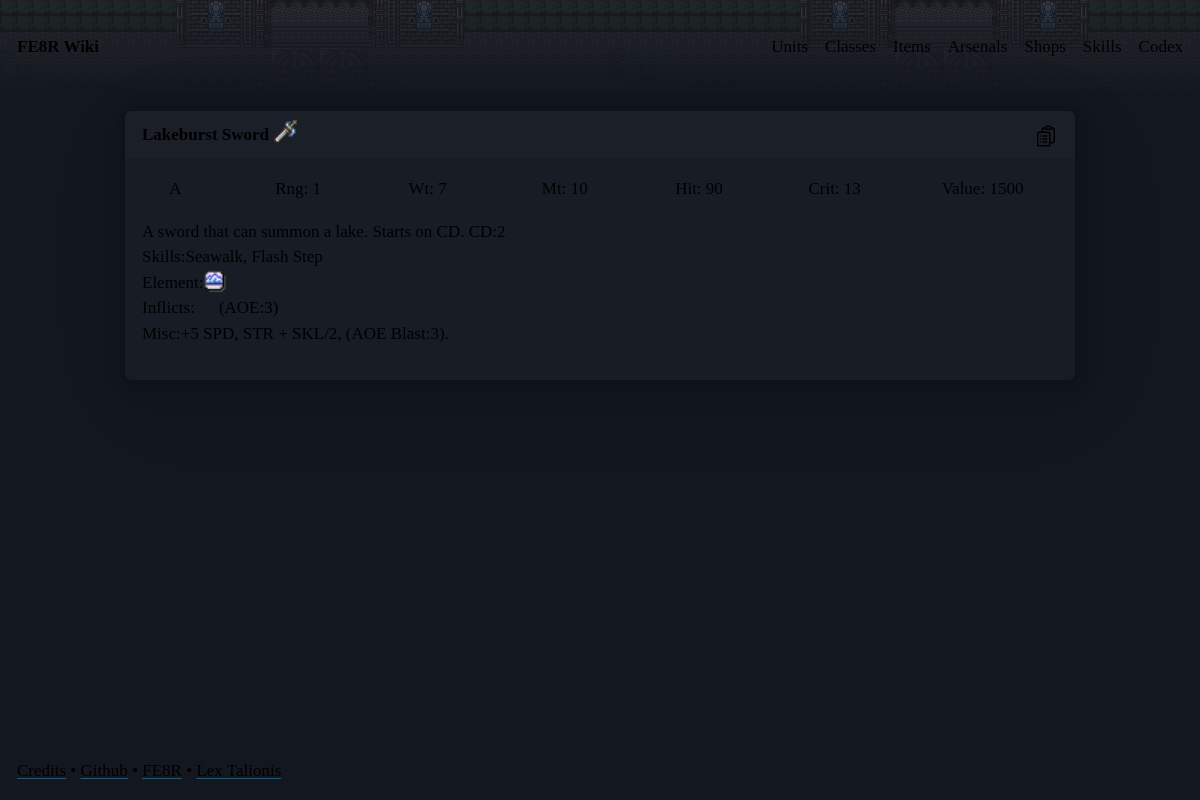
Before: /items/Lakeburst_Sword with the older database file.
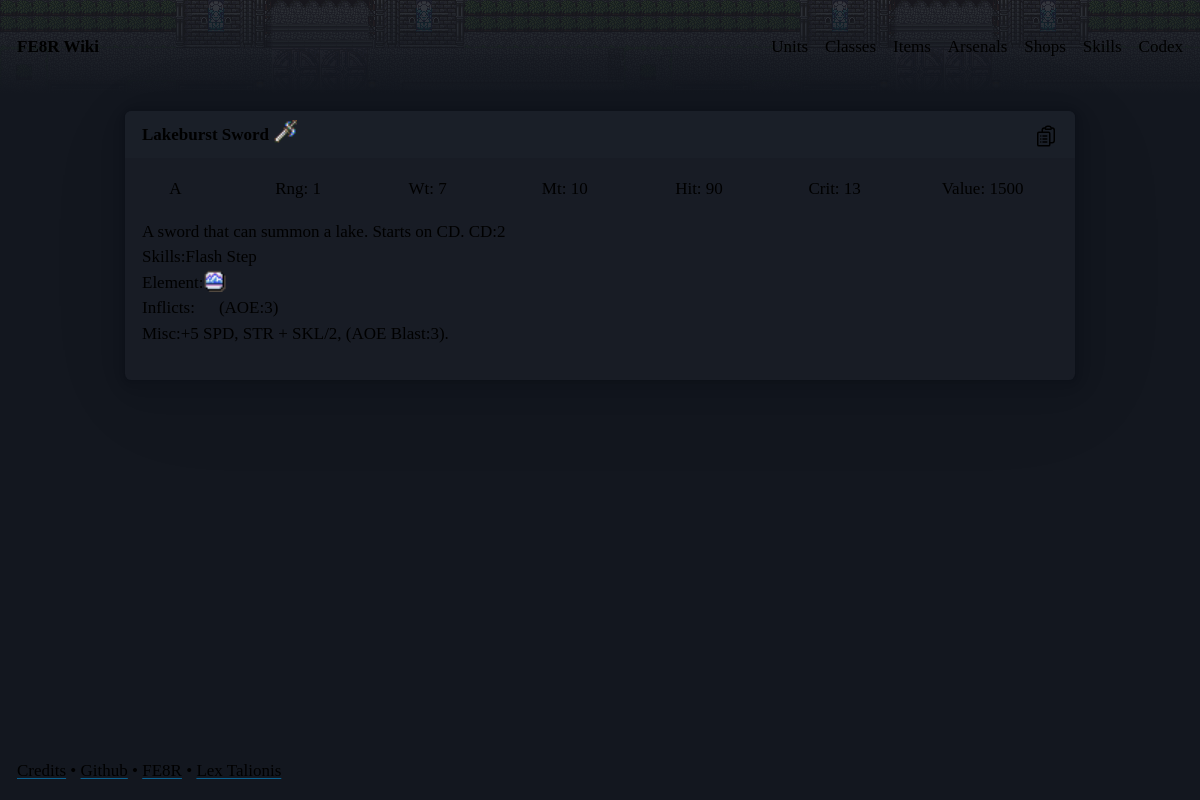
After: the same page with the newer database file.
### app/models.py (models this page shows, shortened)
class Item(db.Model):
    __tablename__ = "items"
    nid: Mapped[str] = mapped_column(primary_key=True)
    name: Mapped[str]
    desc: Mapped[str]
    value: Mapped[int]
    weapon_rank: Mapped[str]
    weapon_type: Mapped[str]
    target: Mapped[str]
    damage: Mapped[int]
    weight: Mapped[int]
    crit: Mapped[int]
    hit: Mapped[int]
    min_range: Mapped[int]
    max_range: Mapped[int]
    icon_class: Mapped[str]
    sub_items = relationship(
        "Item",
        secondary=sub_item_assoc,
        primaryjoin=(sub_item_assoc.c.super_item_nid == nid),
        secondaryjoin=(sub_item_assoc.c.sub_item_nid == nid),
        backref="super_item",
    )
    status_on_equip = relationship(
        "Skill",
        secondary=item_skill_assoc,
        backref="items",
    )

### app/blueprints/items.py (the view)
@bp.route("/<string:fe_item_nid>")
def get_fe_item_sheet(fe_item_nid="Iron_Sword_Test") -> str:
    item_data = db.get_or_404(Item, fe_item_nid)
    return render_template("item_sheet.html.jinja2", item_data=item_data)

### app/templates/item_sheet.html.jinja2 (shortened to what this page needs)
{% if not request.headers.hx_request %}
{% extends "layout.html.jinja2" %}
{% endif %}
{% block content %}
<article>
    <header>
        <strong>{{ item_data.name }} <span class="{{ item_data.icon_class }}"></span></strong>
        {% if not request.headers.hx_request or request.args.get('addCopy') == 'True'%}
        <a class="secondary copy-entry"
            _="on click call navigator.clipboard.writeText('[{{item_data.name}}](https://fe8r-guide.onrender.com/items/{{item_data.nid}})') then toggle .lt-color-green on <svg/> in me wait 1s then toggle .lt-color-green on <svg/> in me">
        </a>
        {% endif %}
    </header>
    <section class="grid">
        {% if item_data.weapon_type %}
        <div>
            <span class=" Wexpicons-icon {{ item_data.weapon_type }}-subIcon"></span>{% if item_data.weapon_rank %}
            {{item_data.weapon_rank}}{% endif %}<br />
        </div>
        {% endif %}
        {% if item_data.min_range %}
        <div>
            {% if item_data.min_range == item_data.max_range %}
            <span class="lt-color-yellow">Rng: </span>{{ item_data.min_range }}<br />
            {% else %}
            <span class="lt-color-yellow">Rng: </span>{{ item_data.min_range }}&ndash;{{ item_data.max_range
            }}<br />
            {% endif %}
        </div>
        {% endif %}
        {% if item_data.weight %}
        <div>
            <span class="lt-color-yellow">Wt: </span>{{ item_data.weight }}<br />
        </div>
        {% endif %}
        {% if item_data.damage %}
        <div>
            <span class="lt-color-yellow">Mt: </span>{{ item_data.damage }}<br />
        </div>
        {% endif %}
        {% if item_data.hit %}
        <div>
            <span class="lt-color-yellow">Hit: </span>{{ item_data.hit }}<br />
        </div>
        {% endif %}
        {% if item_data.crit %}
        <div>
            <span class="lt-color-yellow">Crit: </span>{{ item_data.crit }}<br />
        </div>
        {% endif %}
        {% if item_data.value %}
        <div>
            <span class="lt-color-yellow">Value: </span>{{ item_data.value }}<br />
        </div>
        {% endif %}
    </section>
    {% if item_data.desc %}
    <div>
        <p>{{ item_data.desc }}</p>
    </div>
    {% endif %}
</article>
{% endblock content %}

### app/templates/layout.html.jinja2 (shortened to what this page needs)
<!DOCTYPE html>
<html lang="en" data-theme="dark">
<head>
  <link rel="stylesheet" href="https://cdn.jsdelivr.net/npm/@picocss/pico@2/css/pico.min.css">
  <link rel="stylesheet" href="https://unpkg.com/open-props" />
  <link rel="stylesheet" href="{{ url_for('static', filename='css/custom.min.css') }}">
  <link rel="stylesheet" href="{{ url_for('static', filename='css/iconsheet.min.css') }}">
</head>
<body>
  <header class="container-fluid">
    <nav role="menu">
      <ul>
        <li><strong><a class="contrast" href="{{ url_for('index') }}">FE8R Wiki</a></strong></li>
      </ul>
      <ul>
        <li>
          <a href="{{ url_for('units.get_fe_unit_index') }}">Units</a>
        </li>
        <li>
          <a href="{{ url_for('classes.get_fe_class_index') }}">Classes</a>
        </li>
        <li>
          <a href="{{ url_for('items.get_fe_item_index') }}">Items</a>
        </li>
        <li>
          <a href="{{ url_for('items.get_fe_arsenal') }}">Arsenals</a>
        </li>
        <li>
          <a href="{{ url_for('items.get_shop_index') }}">Shops</a>
        </li>
        <li>
          <a href="{{ url_for('skills.get_fe_skill_index') }}">Skills</a>
        </li>
        <li>
          <a href="{{ url_for('codex.get_codex_index') }}">Codex</a>
        </li>
      </ul>
    </nav>
  </header>
  <main class="container">
    {% block content %}
    {% endblock content %}
  </main>
  <footer class="container-fluid">
    <span><a href="{{ url_for('get_credits') }}">Credits</a></span> •
    <span><a href="https://github.com/rygon1/fe8r-guide">Github</a></span> •
    <span><a href="https://github.com/FE8Dev/FE8RProject">FE8R</a></span> •
    <span><a href="https://lex-talionis.net/">Lex Talionis</a></span>
  </footer>
</body>
</html>

Changed rows visible on the page:
changed Item "Lakeburst Sword": desc "A sword that can summon a lake. Starts on CD. CD:2 Skills: Seawalk, Flash Step Element: Inflicts: (AOE:3) Misc: +5 SPD, STR + SKL/2, (AOE Blast:3)." → "A sword that can summon a lake. Starts on CD. CD:2 Skills: Flash Step Element: Inflicts: (AOE:3) Misc: +5 SPD, STR + SKL/2, (AOE Blast:3)."
